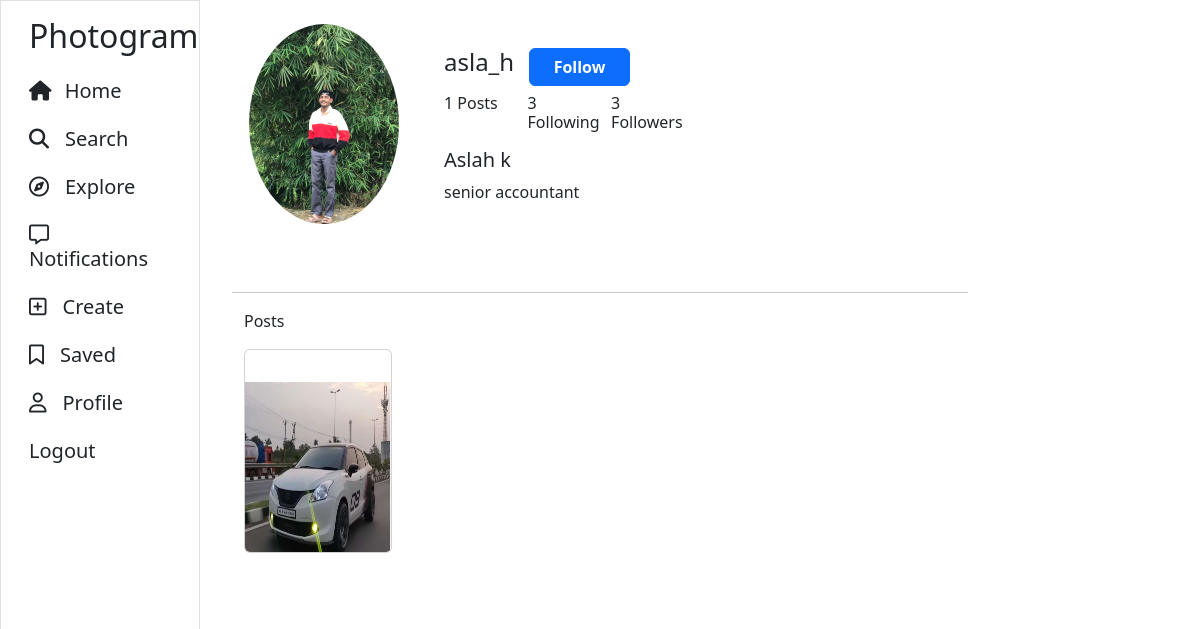
The page /home/other-user/3 (signed in) on the database its author committed.
### accounts/models.py (models this page shows, shortened)
class Profile(models.Model):
    user=models.OneToOneField(User,on_delete=models.CASCADE,related_name='user')
    follower=models.ManyToManyField(User,related_name='follower')
    profile_id=models.BigAutoField(primary_key=True)
    bio=models.CharField(
        max_length=250,
        blank=True,
        null=True,
    )
    phone_no=models.IntegerField(
        blank=True,
        unique=True,
        null=True
    )
    profile_pic=models.ImageField(
        upload_to='photos/profile',
    )

### users/models.py (models this page shows, shortened)
class PostModel(models.Model):
    user=models.ForeignKey(User,on_delete=models.CASCADE)
    post=models.ImageField(upload_to='photos/post',blank=False,null=False)
    description=models.TextField(max_length=1000,blank=True,null=True)
    location=models.CharField(max_length=200,blank=True,null=True,default="unknown")
    profile=models.ForeignKey(Profile,on_delete=models.CASCADE)
    created=models.DateTimeField(default=datetime.now)
    likes=models.ManyToManyField(User,related_name='likes')

### users/views.py (the view)
# urls.py: path('other-user/<int:pk>',views.other_user_profile,name='other-user'),
@login_required(login_url='signin')
def other_user_profile(request,pk):
    user=User.objects.get(id=pk)
    profile=Profile.objects.get(user_id=pk)
    posts=PostModel.objects.filter(user=user)
    post_count=len(posts)
    if request.method=="GET":
        profile=Profile.objects.get(user_id=pk)
        if profile.follower.filter(id=request.user.id):
            msg=True
        else:
            msg=False
        user=User.objects.get(id=pk)
        posts=PostModel.objects.filter(user=user)
        followers=len(profile.follower.all())
        following=len(profile.user.follower.all())
        return render(request,'users/other-user-profile.html',{"user":user,"profile":profile,"posts":posts,"post_count":post_count,"msg":msg,"following":following,"followers":followers})

### templates/users/other-user-profile.html (shortened to what this page needs)
{% extends 'base.html'%}
{% block content%}
<div class="container-fluid">
    <div class="row">
        <div class="col-2"></div>
        <div class="col-8">
                <div class="container-fluid   mb-5">
                    <div class="container">
                        <div class="row  text-dark">
                        <div class="col-md-3 border-right">
                            {% if profile.profile_pic%}
                            <div class="d-flex flex-column align-items-center text-center  mt-4">
                                <img class="rounded-circle " width="150px" src="{{profile.profile_pic.url}}">
                            </div>
                            {% else %}
                            <div class="d-flex flex-column align-items-center text-center  mt-4">
                                <img class="rounded-circle " width="150px" src="https://cdn.vectorstock.com/i/preview-1x/77/30/default-avatar-profile-icon-grey-photo-placeholder-vector-17317730.jpg">
                            </div>
                            {% endif%}
                        </div>
                        <div class="col-md-5 border-right">
                            <div class="p-3 py-5">
                                <div class="row mb-2">
                                    <div class="col-3">
                                        <h4>{{profile.user.username}}</h4>
                                    </div>
                                    <div class="col-6 ms-3 mb-2 ">
                                        {% if request.user != profile.user%}
                                        {% if msg == True%}
                                        <form action="{% url 'add-follow' profile.user.id %}" method="post">
                                            {% csrf_token %}
                                        <button class="btn btn-primary ps-4 pe-4 fw-bold" type="submit">Unfollow</button>
                                        </form>
                                        {% else %}
                                        <form action="{% url 'add-follow' profile.user.id %}" method="post">
                                        <button class="btn btn-primary ps-4 pe-4 fw-bold" type="submit">Follow</button>
                                        </form>
                                        {% endif %}
                                    {% endif %}
                                    </div>
                                <div class="row">
                                    <div class="col-4">
                                        <h6>{{post_count}} Posts</h6>
                                    </div>
                                    <div class="col-4">
                                        <h6>{{following}} Following</h6>
                                    </div>
                                    <div class="col-4">
                                        <h6 style="margin: 0px;">{{followers}} Followers</h6>
                                    </div>
                                </div>
                                <div class="row">
                                    <div class="col mt-2">
                                    <h5>{{profile.user.first_name}} {{profile.user.last_name}}</h5>
                                    <p>{{profile.bio}}</p>
                                    </div>
                                </div>
                        </div>
                    </div>
                </div>
                <hr>
                <div class="row">
                    <div class="col-3">Posts</div>
                    {% if posts%}
                        <div class="row">
                            {% for post in posts%}
                            <div class="col-3">
                                <div class="card mt-3">
                                    <div class="card-body">
                                    </div>
                                    <a href="{% url 'post-detail' post.id%}">
                                        <img src="{{post.post.url}}" class="card-img-bottom" alt="..." style="height: 170px;">
                                    </a>
                                </div>
                            </div>
                            {% endfor %}
                        </div>
                {% else %}
                <div class="text-center">
                <i class="fa-solid fa-5x mt-5 mb-4 fa-camera"></i>
                <h3>No post yet</h3>
                </div>
                {% endif %}
                </div>
            </div>
        </div>
      </div>
    </div>
    </body>
    </html>
{% endblock%}

### rows shown on the page
Profile: profile_pic (picture), user.username "asla_h", user.first_name "Aslah", user.last_name "k", bio "senior accountant"
PostModel: post (picture)

### other values the page prints
{{ post_count }} "1"
{{ following }} "3"
{{ followers }} "3"
